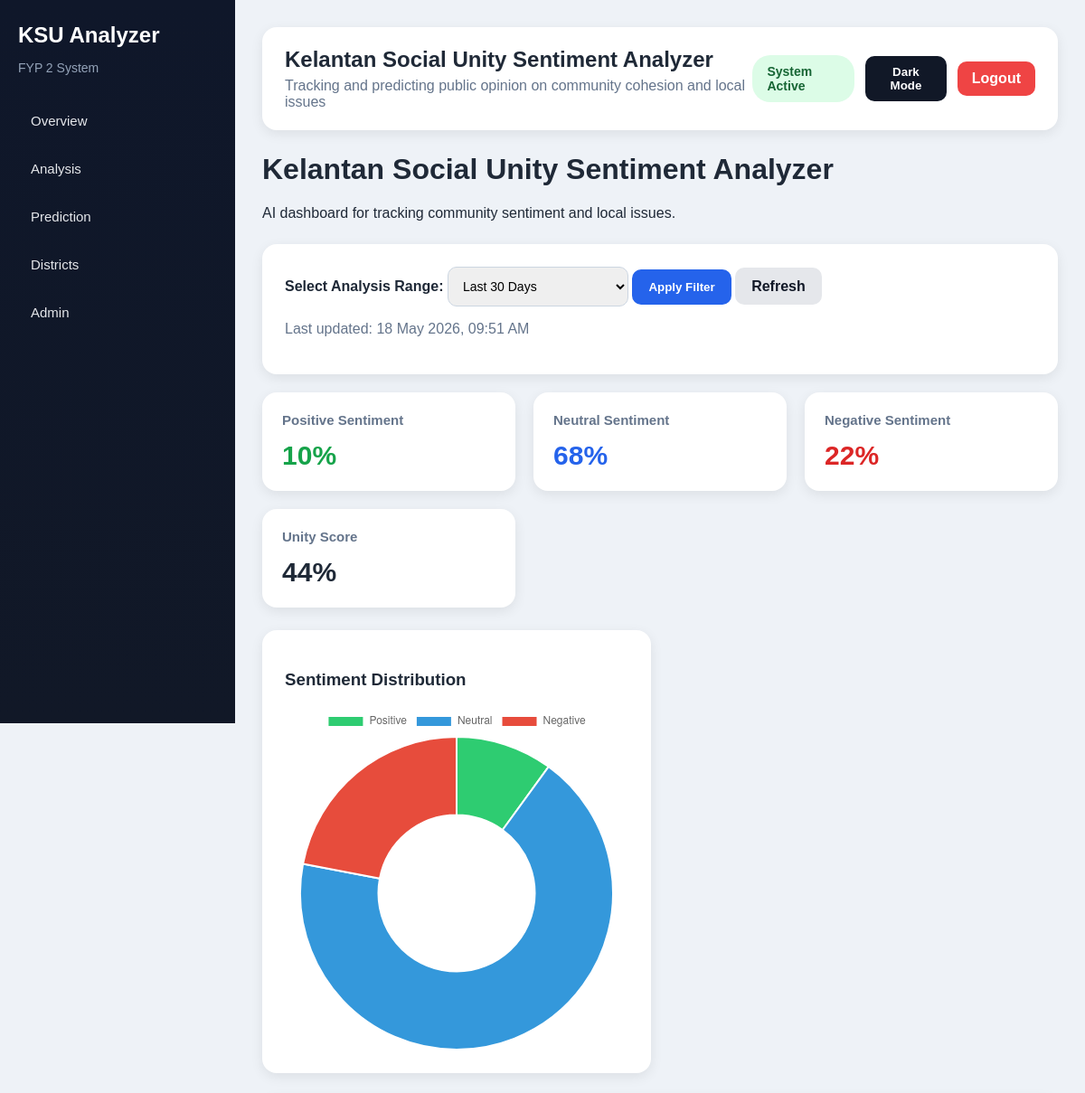
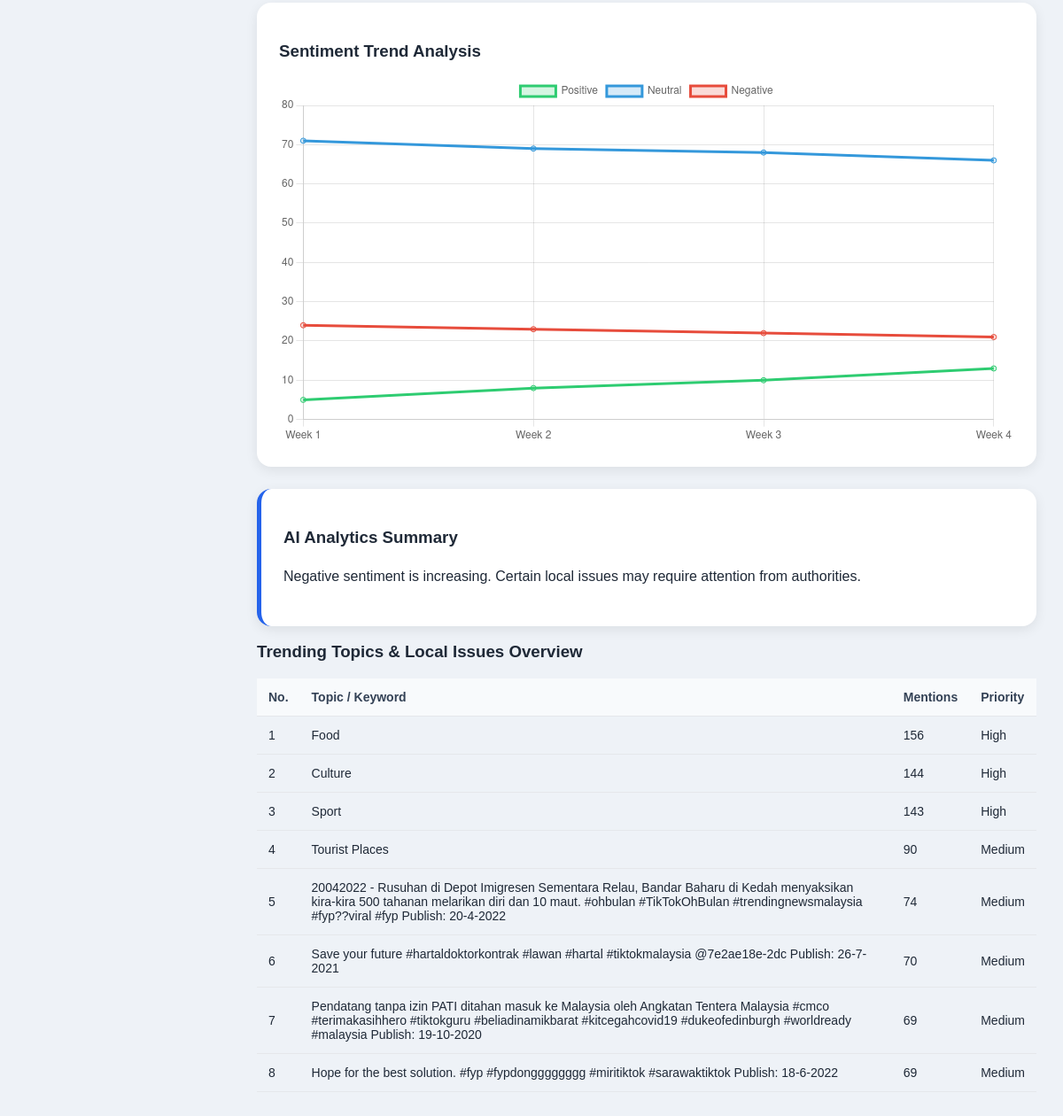
The page / on the database its author committed (2 pictures, top to bottom).
### app.py (models this page shows)
class SentimentData(db.Model):
    id = db.Column(db.Integer, primary_key=True)
    post_keyword = db.Column(db.String(255))
    comment_text = db.Column(db.Text)
    username = db.Column(db.String(255))
    like_count = db.Column(db.Integer)
    reply_count = db.Column(db.Integer)
    time_created = db.Column(db.String(100))
    sentiment_label = db.Column(db.String(50))
    sarcasm_label = db.Column(db.String(50))
    language_id = db.Column(db.String(50))

### app.py (the view)
@app.route("/")
def overview(last_updated = datetime.now().strftime("%d %B %Y, %I:%M %p")):
    df = load_data()
    sent_col = "majority_sent"
    df[sent_col] = df[sent_col].astype(str).str.lower().str.strip()
    range_filter = request.args.get("range", "30")
    if range_filter == "7":
        df = df.tail(1000)
    elif range_filter == "30":
        df = df.tail(5000)
    elif range_filter == "90":
        df = df.tail(10000)
    total = len(df)
    positive = len(df[df[sent_col] == "positive"])
    neutral = len(df[df[sent_col] == "neutral"])
    negative = len(df[df[sent_col] == "negative"])
    positive_percent = round((positive / total) * 100)
    neutral_percent = round((neutral / total) * 100)
    negative_percent = round((negative / total) * 100)
    unity_score = round(positive_percent + (neutral_percent * 0.5))
    positive_trend = [positive_percent - 5, positive_percent - 2, positive_percent, positive_percent + 3]
    neutral_trend = [neutral_percent + 3, neutral_percent + 1, neutral_percent, neutral_percent - 2]
    negative_trend = [negative_percent + 2, negative_percent + 1, negative_percent, negative_percent - 1]
    topic_col = "post/keyword"
    trending_topics = (
        df[topic_col]
        .astype(str)
        .value_counts()
        .head(8)
        .reset_index()
    )
    trending_topics.columns = ["topic", "mentions"]
    local_issues = trending_topics.to_dict(orient="records")
    if positive_percent > negative_percent:
        ai_summary = (
        "Public sentiment in Kelantan is generally positive. "
        "Most discussions show stable community engagement and social harmony."
    )
    else:
        ai_summary = (
        "Negative sentiment is increasing. "
        "Certain local issues may require attention from authorities."
    )
    return render_template(
        "overview.html",
        ai_summary=ai_summary,
        positive=positive_percent,
        neutral=neutral_percent,
        negative=negative_percent,
        unity_score=unity_score,
        local_issues=local_issues,
        range_filter=range_filter,
        last_updated=last_updated,
        positive_trend=positive_trend,
        neutral_trend=neutral_trend,
        negative_trend=negative_trend,)

### app.py (called while the page is built)
def load_data():
    data = SentimentData.query.all()
    rows = []
    for item in data:
        rows.append({
            "id": item.id,
            "post/keyword": item.post_keyword,
            "comment/tweet": item.comment_text,
            "username": item.username,
            "like count": item.like_count,
            "reply count": item.reply_count,
            "time created": item.time_created,
            "majority_sent": item.sentiment_label,
            "majority_sarc": item.sarcasm_label,
            "lang_id": item.language_id
        })
    if len(rows) == 0:
        return pd.read_csv("data/kelantan_extended.csv")
    return pd.DataFrame(rows)

### templates/overview.html (shortened to what this page needs)
{% extends "base.html" %}
{% block content %}
<h1>Kelantan Social Unity Sentiment Analyzer</h1>
<p>AI dashboard for tracking community sentiment and local issues.</p>
<div class="table-box">
    <form method="GET" action="/">
        <label><strong>Select Analysis Range:</strong></label>
        <select name="range" class="search-input" style="width:200px;">
            <option value="30" {% if range_filter == "30" %}selected{% endif %}>
                Last 30 Days
            </option>
        </select>
        <button type="submit" class="btn">
            Apply Filter
        </button>
        <a href="/" class="btn-secondary">Refresh</a>
    </form>
<p style="color:#64748b;">
    Last updated: {{ last_updated }}
</p>
</div>
<div class="card-container">
    <div class="card">
        <h3>Positive Sentiment</h3>
        <p class="green">{{ positive }}%</p>
    </div>
    <div class="card">
        <h3>Neutral Sentiment</h3>
        <p class="blue">{{ neutral }}%</p>
    </div>
    <div class="card">
        <h3>Negative Sentiment</h3>
        <p class="red">{{ negative }}%</p>
    </div>
    <div class="card">
        <h3>Unity Score</h3>
        <p>{{ unity_score }}%</p>
    </div>
</div>
<div class="chart-row">
    <div class="chart-box">
        <h3>Sentiment Distribution</h3>
        <canvas id="sentimentChart"></canvas>
    </div>
</div>
<div class="chart-box">
    <h3>Sentiment Trend Analysis</h3>
    <canvas id="trendChart"></canvas>
</div>
<script>
const positiveTrend = JSON.parse('{{ positive_trend | tojson | safe }}');
const neutralTrend = JSON.parse('{{ neutral_trend | tojson | safe }}');
const negativeTrend = JSON.parse('{{ negative_trend | tojson | safe }}');
new Chart(document.getElementById('trendChart'), {
    type: 'line',
    data: {
        labels: ['Week 1', 'Week 2', 'Week 3', 'Week 4'],
        datasets: [
            {
                label: 'Positive',
                data: positiveTrend,
                borderColor: '#2ecc71',
                backgroundColor: 'rgba(46,204,113,0.2)'
            },
            {
                label: 'Neutral',
                data: neutralTrend,
                borderColor: '#3498db',
                backgroundColor: 'rgba(52,152,219,0.2)'
            },
            {
                label: 'Negative',
                data: negativeTrend,
                borderColor: '#e74c3c',
                backgroundColor: 'rgba(231,76,60,0.2)'
            }
        ]
    }
});
const positive = Number("{{ positive }}");
const neutral = Number("{{ neutral }}");
const negative = Number("{{ negative }}");
new Chart(document.getElementById('sentimentChart'), {
    type: 'doughnut',
    data: {
        labels: ['Positive', 'Neutral', 'Negative'],
        datasets: [{
            data: [positive, neutral, negative],
            backgroundColor: [
                '#2ecc71',
                '#3498db',
                '#e74c3c'
            ]
        }]
    }
});
</script>
<div class="table-box ai-box">
    <h3>AI Analytics Summary</h3>
    <p style="line-height:1.8;">
        {{ ai_summary }}
    </p>
</div>
    <h3>Trending Topics & Local Issues Overview</h3>
    <table>
        <tr>
            <th>No.</th>
            <th>Topic / Keyword</th>
            <th>Mentions</th>
            <th>Priority</th>
        </tr>
        {% for issue in local_issues %}
        <tr>
            <td>{{ loop.index }}</td>
            <td>{{ issue.topic }}</td>
            <td>{{ issue.mentions }}</td>
            <td>
                {% if issue.mentions > 100 %}
                    High
                {% elif issue.mentions > 50 %}
                    Medium
                {% else %}
                    Low
                {% endif %}
            </td>
        </tr>
        {% endfor %}
    </table>
</div>
{% endblock %}

### templates/base.html (shortened to what this page needs)
<!DOCTYPE html>
<html>
<head>
    <link rel="stylesheet" href="{{ url_for('static', filename='css/style.css') }}">
</head>
<body id="body">
<div class="sidebar">
    <h2>KSU Analyzer</h2>
    <p class="subtitle">FYP 2 System</p>
    <a href="/">Overview</a>
    <a href="/analysis">Analysis</a>
    <a href="/prediction">Prediction</a>
    <a href="/districts">Districts</a>
    <a href="/admin">Admin</a>
</div>
<div class="main">
    <div class="topbar">
        <div>
            <h2>Kelantan Social Unity Sentiment Analyzer</h2>
            <p>Tracking and predicting public opinion on community cohesion and local issues</p>
        </div>
        <div class="topbar-actions">
    <div class="status-badge">
        System Active
    </div>
    <button onclick="toggleDarkMode()" class="dark-btn">
    Dark Mode
    </button>
    <a href="/logout" class="logout-btn">
        Logout
    </a>
</div>
    </div>
    {% block content %}{% endblock %}
</body>
</html>

### static/css/style.css (style rules this page uses)
* { box-sizing:border-box; }
body { margin:0; font-family: Arial, sans-serif; background:#eef2f7; color:#1f2937; }
.sidebar { width:260px; height:100vh; background:linear-gradient(180deg,#0f172a,#111827); position:fixed; color:white; padding:25px 20px; }
.sidebar h2 { margin:0; font-size:24px; }
.subtitle { color:#94a3b8; font-size:14px; margin-bottom:30px; }
.sidebar a { display:block; color:#e5e7eb; text-decoration:none; margin:12px 0; padding:12px 14px; border-radius:10px; font-size:15px; }
.main { margin-left:260px; padding:30px; }
.topbar { background:white; padding:22px 25px; border-radius:16px; box-shadow:0 4px 14px rgba(0,0,0,0.08); display:flex; justify-content:space-between; align-items:center; margin-bottom:25px; }
.topbar h2 { margin:0; font-size:24px; }
.topbar p { margin:6px 0 0; color:#64748b; }
.status-badge { background:#dcfce7; color:#166534; padding:10px 16px; border-radius:20px; font-weight:bold; font-size:14px; }
.card-container { display:grid; grid-template-columns:repeat(auto-fit,minmax(220px,1fr)); gap:20px; margin-top:20px; }
.card { background:white; padding:22px; border-radius:16px; box-shadow:0 4px 14px rgba(0,0,0,0.08); }
.card h3 { margin:0; color:#64748b; font-size:15px; }
.card p { font-size:30px; font-weight:bold; margin:14px 0 0; }
.green { color:#16a34a; }
.blue { color:#2563eb; }
.red { color:#dc2626; }
.chart-box { background:white; padding:25px; border-radius:16px; margin-top:25px; box-shadow:0 4px 14px rgba(0,0,0,0.08); }
.chart-row { display:grid; grid-template-columns:1fr 1fr; gap:20px; }
.table-box { background:white; padding:25px; border-radius:16px; margin-top:25px; box-shadow:0 4px 14px rgba(0,0,0,0.08); overflow-x:auto; }
table { width:100%; border-collapse:collapse; }
th, td { padding:13px; border-bottom:1px solid #e5e7eb; text-align:left; font-size:14px; }
th { background:#f8fafc; color:#334155; }
.search-input { width:70%; padding:12px; border:1px solid #cbd5e1; border-radius:10px; font-size:14px; }
.btn { padding:12px 18px; border:none; border-radius:10px; background:#2563eb; color:white; cursor:pointer; font-weight:bold; }
.btn-secondary { padding:12px 18px; border-radius:10px; background:#e5e7eb; color:#111827; text-decoration:none; font-weight:bold; }
.topbar-actions { display:flex; align-items:center; gap:12px; }
.logout-btn { background:#ef4444; color:white; text-decoration:none; padding:10px 16px; border-radius:10px; font-weight:bold; }
.dark-btn { background:#111827; color:white; border:none; padding:10px 16px; border-radius:10px; cursor:pointer; font-weight:bold; }
.ai-box { border-left:5px solid #2563eb; }

### rows shown on the page
SentimentData: topic "20042022 - Rusuhan di Depot Imigresen Sementara Relau, Bandar Baharu di Kedah menyaksikan kira-kira 500 tahanan melarikan diri dan 10 maut. #ohbulan #TikTokOhBulan #trendingnewsmalaysia #fyp??viral #fyp Publish: 20-4-2022", mentions "74", shows "Medium"
SentimentData: topic "Save your future #hartaldoktorkontrak #lawan #hartal #tiktokmalaysia @7e2ae18e-2dc Publish: 26-7-2021", mentions "70", shows "Medium"
SentimentData: topic "Pendatang tanpa izin PATI ditahan masuk ke Malaysia oleh Angkatan Tentera Malaysia #cmco #terimakasihhero #tiktokguru #beliadinamikbarat #kitcegahcovid19 #dukeofedinburgh #worldready #malaysia Publish: 19-10-2020", mentions "69", shows "Medium"
SentimentData: topic "Hope for the best solution. #fyp #fypdongggggggg #miritiktok #sarawaktiktok Publish: 18-6-2022", mentions "69", shows "Medium"

### other values the page prints
{{ last_updated }} "18 May 2026, 09:51 AM"
{{ positive }} "10"
{{ neutral }} "68"
{{ negative }} "22"
{{ unity_score }} "44"
{{ ai_summary }} "Negative sentiment is increasing. Certain local issues may require attention from authorities."
{{ issue.topic }} "Food" "Culture" "Sport" "Tourist Places"
{{ issue.mentions }} "156" "144" "143" "90"
chart data {{ positive_trend | tojson | safe }} [5, 8, 10, 13]
chart data {{ neutral_trend | tojson | safe }} [71, 69, 68, 66]
chart data {{ negative_trend | tojson | safe }} [24, 23, 22, 21]
chart data {{ positive }} 10
